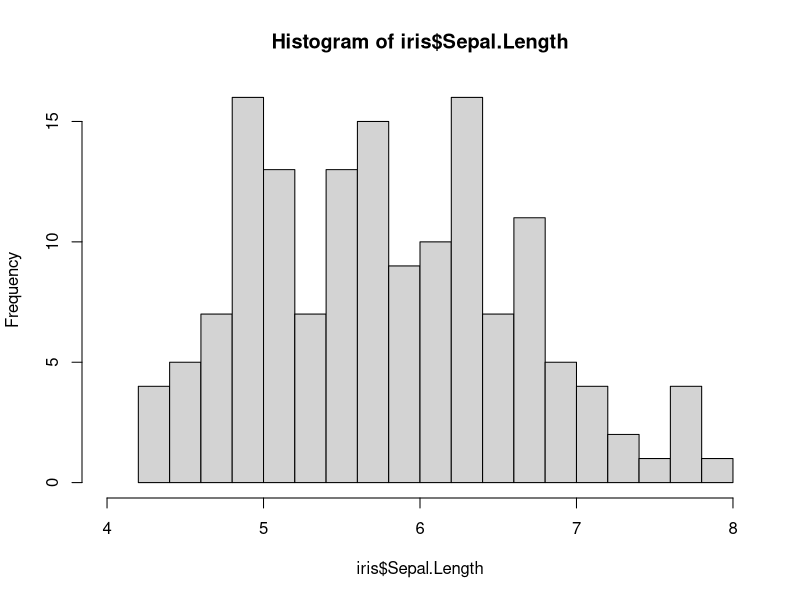
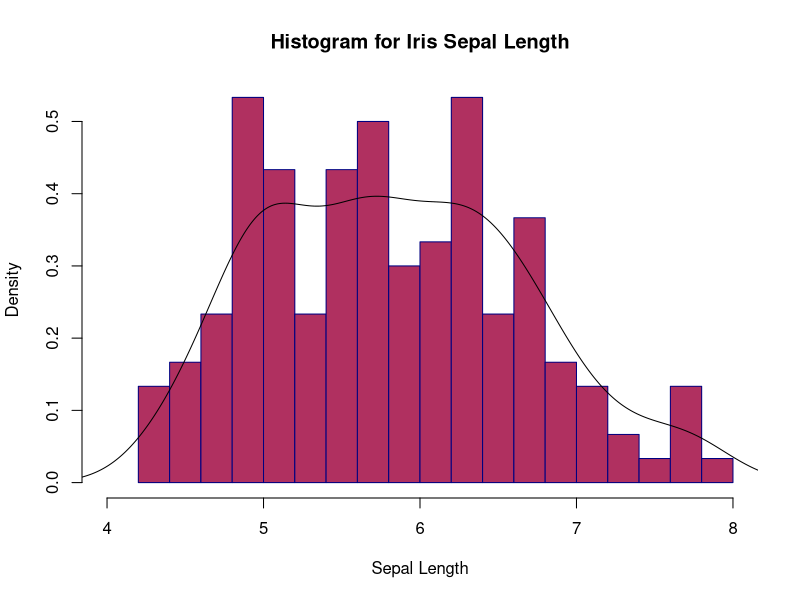

Reproduce these figures in R, in order.
# Exercise 5

# The are many other options available for the hist() function. Using the last example we went through...

hist(iris$Sepal.Length, breaks = 25, xlim = c(4, 8))

# ..., see what other options you can find that will improve the figure. Run your code in the console.

# Answer:

# By default, hist() shows the frequency of occurrence of values, as indicated by the y-axis label. If you set 'prob=TRUE', hist() will calculate the likelihood of occurrence of the value interval on the x-axis, i.e., a probability density. The lines() function adds a density curve to the plot.

# See https://www.r-bloggers.com/how-to-make-a-histogram-with-basic-r/ for more examples
hist(iris$Sepal.Length, breaks = 15, xlim = c(4, 8), border="navy", col="maroon",
     xlab="Sepal Length", main="Histogram for Iris Sepal Length", prob = TRUE)

lines(density(iris$Sepal.Length))
